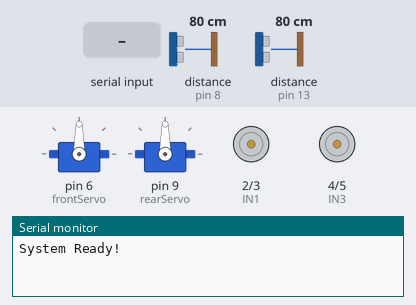
This sketch was run on a simulated Arduino Uno, built with avr-gcc and run on an emulated ATmega328P. Parts: 2 × servo, motor-driver pin pairs drawn as motors (green arrow = first pin HIGH = forward, orange = second pin HIGH = backward, longer = more drive), the last lines printed to the serial monitor. Inputs (shaded band) come from the test bench; at power-on: distance to the obstacle (sensors on pin 8, pin 13) 80 cm. The echo pulse lasts 58.3 µs per cm.

Above: at 2.2 s.
2.3 s: "F" received over Serial
At 2.7 s:
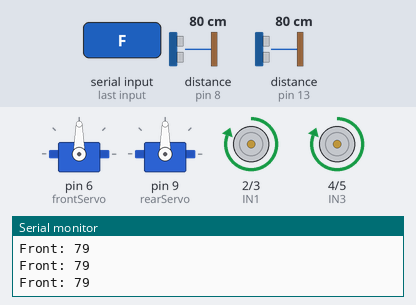
3.8 s: distance to the obstacle (sensor on pin 8) set to 33 cm
6.8 s: distance to the obstacle (sensor on pin 8) set to 27 cm
At 8.4 s:
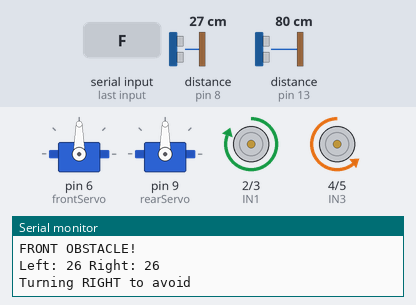
9.8 s: byte 49 ('1') received over Serial
At 11.8 s:
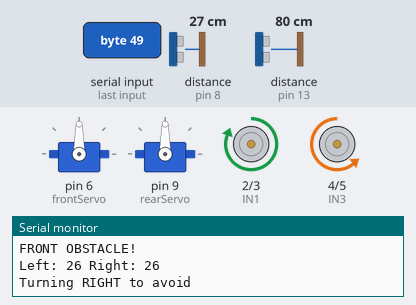
12.8 s: byte 52 ('4') received over Serial
15.8 s: "B" received over Serial
At 17.9 s:
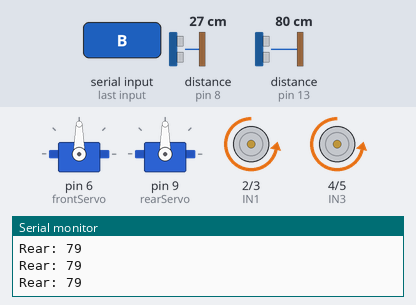
Timing chart, 0 to 19.4 s (numbered marks = the images above; inputs shaded):
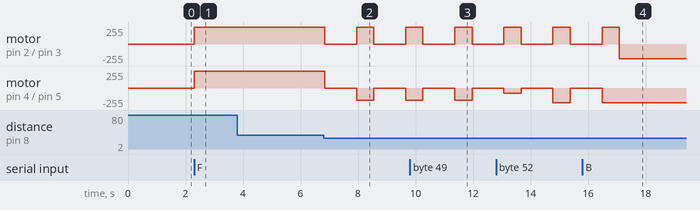

The sketch:

code1.ino
```cpp
#include <Servo.h>

// ---- Servo Setup ----
Servo frontServo;
Servo rearServo;

// ---- Ultrasonic Pins ----
int frontTrig = 7;
int frontEcho = 8;
int rearTrig  = 12;
int rearEcho  = 13;

// ---- Motor Pins ----
int IN1 = 2; // No PWM
int IN2 = 3; // PWM
int IN3 = 4; // No PWM
int IN4 = 5; // PWM

// ---- Variables ----
char command;
bool goingForward  = false;
bool goingBackward = false;
int motorSpeed     = 180;
int safeDistance   = 30;

// ---- Distance Function ----
int getDistance(int trigPin, int echoPin) {
  digitalWrite(trigPin, LOW);
  delayMicroseconds(2);
  digitalWrite(trigPin, HIGH);
  delayMicroseconds(10);
  digitalWrite(trigPin, LOW);
  long duration = pulseIn(echoPin, HIGH, 20000);
  int distance = duration * 0.034 / 2;
  if (distance == 0) distance = 999;
  return distance;
}

// ---- Motor Functions ----
void forward() {
  digitalWrite(IN1, HIGH);   // No PWM pin
  digitalWrite(IN2, LOW);
  digitalWrite(IN3, HIGH);   // No PWM pin
  digitalWrite(IN4, LOW);
}

void backward() {
  digitalWrite(IN1, LOW);
  analogWrite(IN2, motorSpeed);  // PWM pin
  digitalWrite(IN3, LOW);
  analogWrite(IN4, motorSpeed);  // PWM pin
}

void turnRight() {
  digitalWrite(IN1, HIGH);
  digitalWrite(IN2, LOW);
  digitalWrite(IN3, LOW);
  analogWrite(IN4, motorSpeed);
}

void turnLeft() {
  digitalWrite(IN1, LOW);
  analogWrite(IN2, motorSpeed);
  digitalWrite(IN3, HIGH);
  digitalWrite(IN4, LOW);
}

void stopMotors() {
  digitalWrite(IN1, LOW);
  digitalWrite(IN2, LOW);
  digitalWrite(IN3, LOW);
  digitalWrite(IN4, LOW);
}

// ---- Scan Functions ----
int scanLeft(Servo s, int trig, int echo) {
  s.write(150);
  delay(400);
  int d = getDistance(trig, echo);
  s.write(90);
  return d;
}

int scanRight(Servo s, int trig, int echo) {
  s.write(30);
  delay(400);
  int d = getDistance(trig, echo);
  s.write(90);
  return d;
}

// ---- Avoid Obstacle Forward ----
void avoidObstacleForward() {
  stopMotors();
  delay(300);

  int leftDist  = scanLeft(frontServo, frontTrig, frontEcho);
  int rightDist = scanRight(frontServo, frontTrig, frontEcho);

  Serial.print("Left: ");   Serial.print(leftDist);
  Serial.print(" Right: "); Serial.println(rightDist);

  if (leftDist > rightDist) {
    Serial.println("Turning LEFT to avoid");
    turnLeft();
    delay(600);
  } else {
    Serial.println("Turning RIGHT to avoid");
    turnRight();
    delay(600);
  }

  forward();
}

// ---- Avoid Obstacle Backward ----
void avoidObstacleBackward() {
  stopMotors();
  delay(300);

  int leftDist  = scanLeft(rearServo, rearTrig, rearEcho);
  int rightDist = scanRight(rearServo, rearTrig, rearEcho);

  Serial.print("Rear Left: ");  Serial.print(leftDist);
  Serial.print("Rear Right: "); Serial.println(rightDist);

  if (leftDist > rightDist) {
    Serial.println("Turning LEFT to avoid");
    turnLeft();
    delay(600);
  } else {
    Serial.println("Turning RIGHT to avoid");
    turnRight();
    delay(600);
  }

  backward();
}

// ---- Setup ----
void setup() {
  pinMode(IN1, OUTPUT);
  pinMode(IN2, OUTPUT);
  pinMode(IN3, OUTPUT);
  pinMode(IN4, OUTPUT);

  pinMode(frontTrig, OUTPUT);
  pinMode(frontEcho, INPUT);
  pinMode(rearTrig,  OUTPUT);
  pinMode(rearEcho,  INPUT);

  frontServo.attach(6);
  rearServo.attach(9);

  frontServo.write(90);
  rearServo.write(90);

  Serial.begin(9600);
  stopMotors();

  Serial.println("System Ready!");
  delay(1000);
}

// ---- Main Loop ----
void loop() {

  // Read Bluetooth command
  if (Serial.available()) {
    command = Serial.read();
    Serial.print("Command: ");
    Serial.println(command);

    // Movement commands
    if (command == 'F' || command == 'f') {
      goingForward  = true;
      goingBackward = false;
      forward();
    }
    else if (command == 'B' || command == 'b') {
      goingBackward = true;
      goingForward  = false;
      backward();
    }
    else if (command == 'L' || command == 'l') {
      goingForward  = false;
      goingBackward = false;
      turnLeft();
      delay(500);
      stopMotors();
    }
    else if (command == 'R' || command == 'r') {
      goingForward  = false;
      goingBackward = false;
      turnRight();
      delay(500);
      stopMotors();
    }
    else if (command == 'S' || command == 's') {
      goingForward  = false;
      goingBackward = false;
      stopMotors();
    }

    // Speed commands
    else if (command == '1') {
      motorSpeed = 80;
      Serial.println("Speed: Very Slow");
    }
    else if (command == '2') {
      motorSpeed = 120;
      Serial.println("Speed: Slow");
    }
    else if (command == '3') {
      motorSpeed = 180;
      Serial.println("Speed: Medium");
    }
    else if (command == '4') {
      motorSpeed = 220;
      Serial.println("Speed: Fast");
    }
    else if (command == '5') {
      motorSpeed = 255;
      Serial.println("Speed: Full");
    }
  }

  // Check front obstacle when moving forward
  if (goingForward) {
    int frontDist = getDistance(frontTrig, frontEcho);
    Serial.print("Front: ");
    Serial.println(frontDist);

    if (frontDist < safeDistance && frontDist > 0) {
      Serial.println("FRONT OBSTACLE!");
      avoidObstacleForward();
    }
  }

  // Check rear obstacle when moving backward
  if (goingBackward) {
    int rearDist = getDistance(rearTrig, rearEcho);
    Serial.print("Rear: ");
    Serial.println(rearDist);

    if (rearDist < safeDistance && rearDist > 0) {
      Serial.println("REAR OBSTACLE!");
      avoidObstacleBackward();
    }
  }
}
```

Measured:
- the behaviour switches between 31 and 30 cm on distance to the obstacle (sensor on pin 8) (found by bisection; images 1 and 2)
- after the input at 2.3 s, motor on pin 2 (IN1) / pin 3 (IN2), motor on pin 4 (IN3) / pin 5 (IN4): stopped → forward 255/255 at once
- after the input at 6.8 s, motor on pin 2 (IN1) / pin 3 (IN2): alternates forward 255/255 for 0.60 s and stopped for 1.1 s, starting at once; motor on pin 4 (IN3) / pin 5 (IN4): alternates backward 180/255 for 0.60 s and stopped for 1.1 s, starting at once
- after the input at 15.8 s, motor on pin 4 (IN3) / pin 5 (IN4): goes on until 16.5 s, then stays backward 220/255
